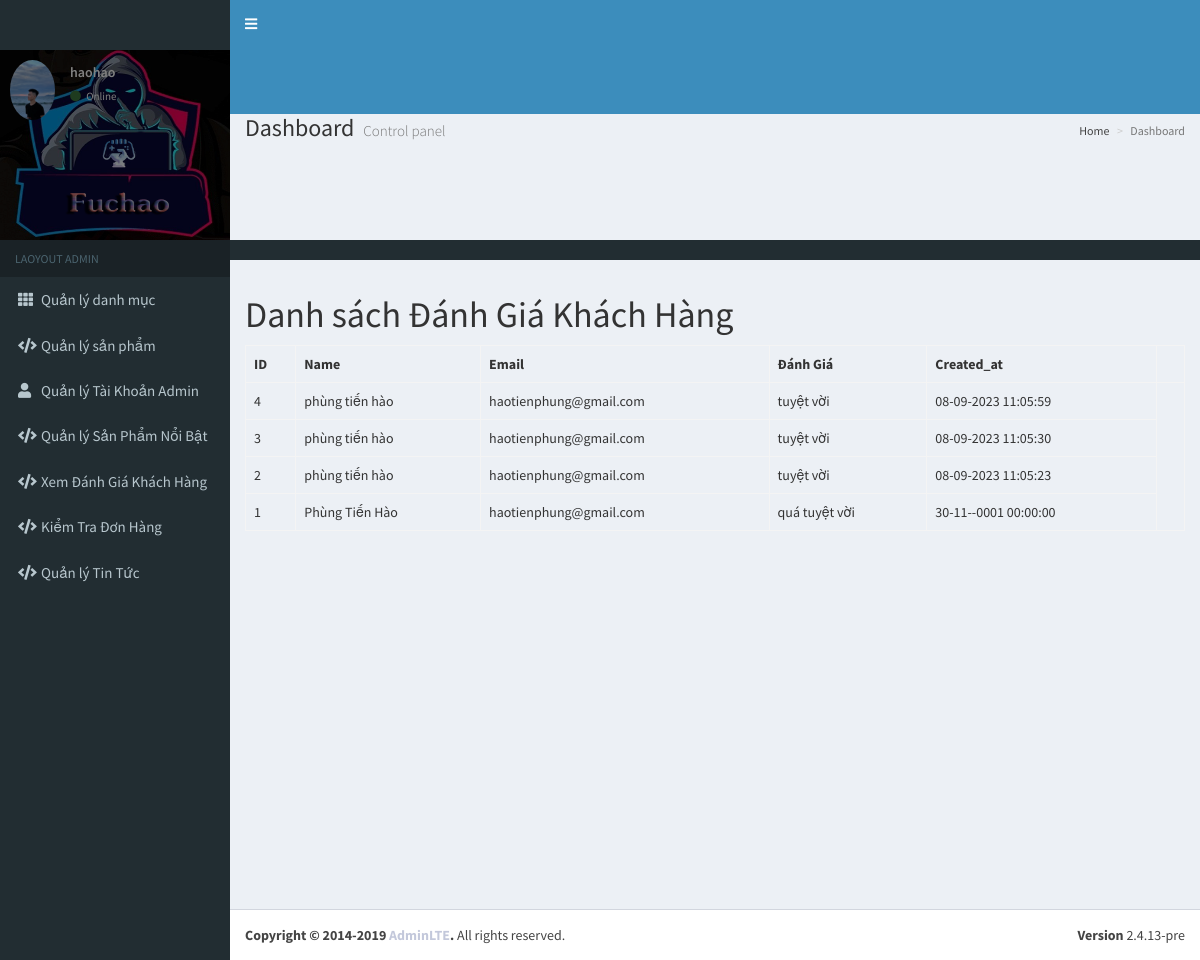
Screenshot of /Backend/index.php?controller=assess&action=index (signed in) with the database file from the repository.
### tables this page shows
CREATE TABLE `assess` (
  `id` int(10) NOT NULL,
  `name` varchar(255) NOT NULL,
  `email` varchar(255) NOT NULL,
  `assess` text NOT NULL,
  `created_at` timestamp NOT NULL DEFAULT current_timestamp()
);

### Backend/controllers/Controller.php (called while the page is built, shortened)
<?php
class Controller
{
    public function render($file, $variables = []) {
        extract($variables);
        require $file;
        $render_view = ob_get_clean();
        return $render_view;
    }
}

### Backend/controllers/AssessController.php (called while the page is built)
<?php
require_once 'controllers/Controller.php';
require_once 'models/Assess.php';
class AssessController extends Controller
{
    public function index()
    {
        $assess_model = new Assess();
        $assess = $assess_model->getAll();
        $this->content = $this->render('views/assess/index.php', [
            'assess' => $assess,
        ]);
        require_once 'views/layouts/main.php';
    }
}

### Backend/index.php (called while the page is built, shortened)
<?php
$action = isset($_GET['action']) ? $_GET['action'] : 'index';
$object = new $controller();
$object->$action();
?>

### Backend/Models/Model.php (called while the page is built, shortened)
<?php
class Model {
    public function __construct() {
        try {
            $this->connection = new PDO(Database::DB_DSN, Database::DB_USERNAME, Database::DB_PASSWORD);
        } catch (PDOException $e) {
            die("Kết nối CSDL theo PDO thất bại: " . $e->getMessage());
        }
    }
}

### Backend/Models/Assess.php (called while the page is built, shortened)
<?php
require_once 'models/Model.php';
class Assess extends Model
{
    public function getAll()
    {
        $obj_select = $this->connection
            ->prepare("SELECT * FROM assess
                        ORDER BY assess.created_at DESC
                        ");
        $arr_select = [];
        $obj_select->execute($arr_select);
        $assess = $obj_select->fetchAll(PDO::FETCH_ASSOC);
        return $assess;
    }
}

### Backend/views/assess/index.php (the view, shortened to what this page needs)
<h1>Danh sách Đánh Giá Khách Hàng</h1>
<table class="table table-bordered">
    <tr>
        <th>ID</th>
        <th>Name</th>
        <th>Email</th>
        <th>Đánh Giá</th>
        <th>Created_at</th>
        <th></th>
    </tr>
    <?php if (!empty($assess)): ?>
        <?php foreach ($assess as $assess): ?>
            <tr>
                <td>
                    <?php echo $assess['id']; ?>
                </td>
                <td>
                    <?php echo $assess['name']; ?>
                </td>
                <td>
                    <?php echo $assess['email']; ?>
                </td>
                <td>
                    <?php echo $assess['assess']; ?>
                </td>
                <td>
                    <?php echo date('d-m-Y H:i:s', strtotime($assess['created_at'])); ?>
                </td>
            </tr>
        <?php endforeach ?>
    <?php else: ?>
        <tr>
            <td colspan="7">Không có bản ghi nào</td>
        </tr>
    <?php endif; ?>
</table>

### rows the page displays
assess: id "4", name "phùng tiến hào", email "haotienphung@gmail.com", assess "tuyệt vời", created_at "08-09-2023 11:05:59"
assess: id "3", name "phùng tiến hào", email "haotienphung@gmail.com", assess "tuyệt vời", created_at "08-09-2023 11:05:30"
assess: id "2", name "phùng tiến hào", email "haotienphung@gmail.com", assess "tuyệt vời", created_at "08-09-2023 11:05:23"
assess: id "1", name "Phùng Tiến Hào", email "haotienphung@gmail.com", assess "quá tuyệt vời", created_at "30-11--0001 00:00:00"

### other values shown
$username "haohao"
